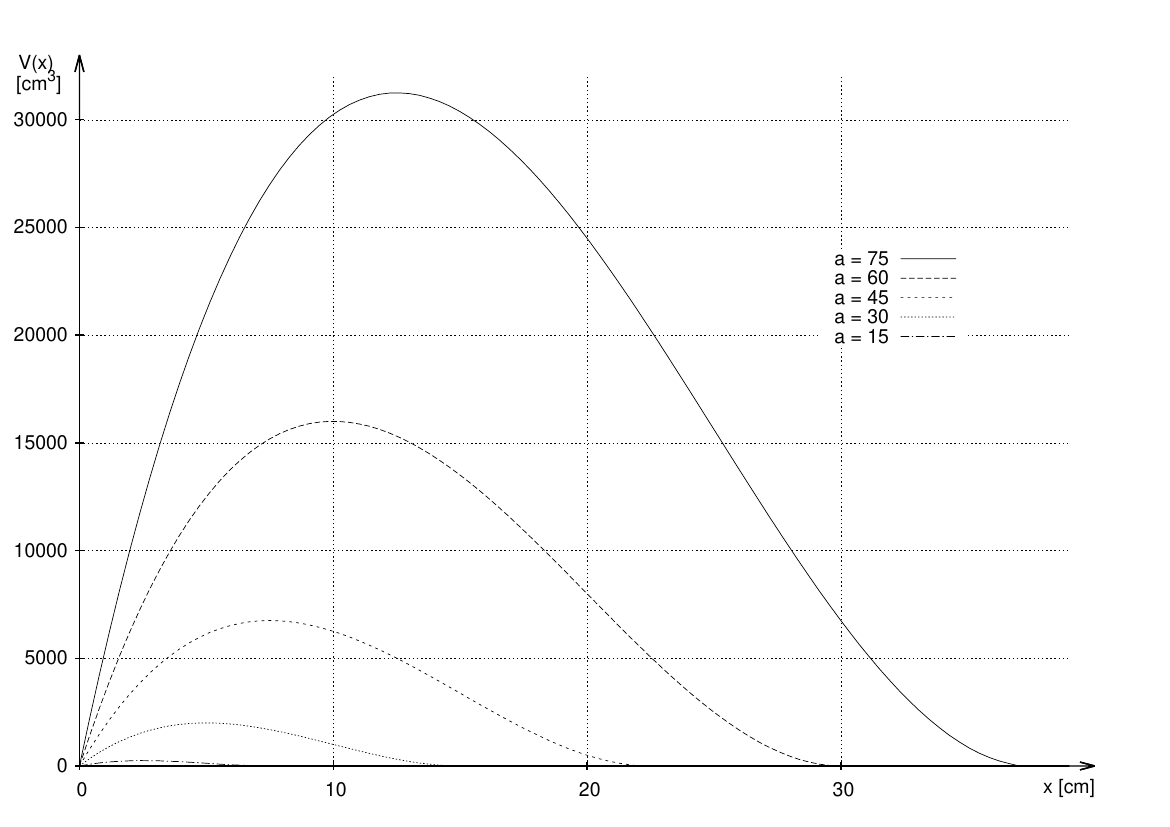

gnuplot code for this plot:

set style line 1 lt -1
set style line 2 lt 2

unset border

set terminal postscript enhanced 

set xzeroaxis lt -1 linestyle 1 
set yzeroaxis  lt -1 linestyle 1 

set grid

set ylabel  "V(x)\n [cm^3]"  rotate by 0 offset graph 0.08,0.52
set xlabel  "x [cm]"  offset graph 0.5,.040
set key at 35,24000

set xtics axis scale 0.5 10
set ytics axis scale 0.5 5000
set output "graph_1.ps"

set arrow from 38,0 to 40,0
set arrow from 0,30000 to 0,33000 

set lmargin at screen 0.01;
set rmargin at screen 1;
set bmargin at screen 0.005;
set tmargin at screen 0.99;
set xrange [0:39]
set yrange [0:32000]
#set title "f(x)=x^3-4x"

#a=3
f(x)=4*x**3 -4*a*x**2+a**2*x
#f(x)= 0.25*x*(x-8)**2
#h(x) = a*(6*x-4)

plot for [a=75:15:-15] x<a/2 ? f(x) : 0 title sprintf("a = %d",a);
#set key at 10,11
#plot f(x),g(x)#,g(x)-f(x)
#plot f(x),g(x) title "f\'(x)" lt 2
#plot f(x),g(x) title "f\'(x)" lt 2, h(x) title "f\'\'(x)" lt 6


!ps2pdf graph_1.ps  graph_1.pdf && rm graph_1.ps